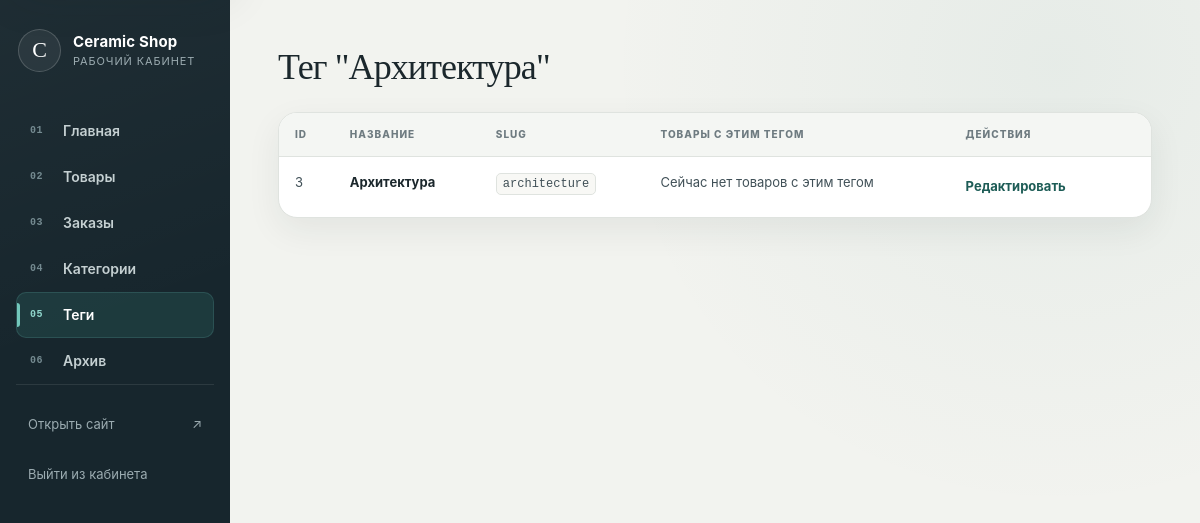
The page /admin/tags/tag_detail/architecture (signed in) on the database its author committed.
### tables this page shows
CREATE TABLE tags (
            id INTEGER PRIMARY KEY AUTOINCREMENT,
            name TEXT NOT NULL UNIQUE,
            slug TEXT NOT NULL UNIQUE
        );

### routes/admin/tags.py (the view)
@admin_bp.route("/admin/tags/tag_detail/<tag_slug>")
def tag_details(tag_slug):
    tag = get_tag_by_slug(tag_slug)
    if not tag:
        flash("Тег не найден", "error")
        return redirect(url_for("admin.admin_tags_route"))
    products = get_products_by_tag_slug(tag_slug, only_visible=False)
    return render_template("admin/tag_details.html", tag=tag, products=products)

### database/connection.py (called while the page is built)
def get_db_connection():
    database_path = current_app.config["DATABASE"]
    conn = sqlite3.connect(database_path)
    conn.execute("PRAGMA foreign_keys = ON")
    conn.row_factory = sqlite3.Row
    return conn

### database/products.py (called while the page is built)
def get_products_by_tag_slug(tag_slug, only_visible=True):
    conn = get_db_connection()
    query = """
        SELECT
            products.*,
            categories.name AS category_name,
            categories.slug AS category_slug
        FROM tags
        JOIN product_tags
            ON tags.id = product_tags.tag_id
        JOIN products
            ON product_tags.product_id = products.id
        LEFT JOIN categories
            ON products.category_id = categories.id
        WHERE tags.slug = ?
    """
    params = [tag_slug]
    if only_visible:
        query += """
            AND products.is_visible = 1
            AND products.is_archived = 0
        """
    query += " ORDER BY products.name"
    products = conn.execute(query, params).fetchall()
    conn.close()
    return products

### database/tags.py (called while the page is built)
def get_tag_by_slug(tag_slug):
    conn = get_db_connection()
    tag = conn.execute("SELECT * FROM tags WHERE slug = ?", (tag_slug,)).fetchone()
    conn.close()
    return tag

### routes/admin/auth.py (called while the page is built)
@admin_bp.before_request
def require_admin_login():
    allowed_endpoints = {
        'admin.login'
    }
    if request.endpoint in allowed_endpoints:
        return
    if session.get('is_admin'):
        return
    flash('Сначала войдите в админку', 'error')
    return redirect(url_for('admin.login'))

### services/cart_service.py (called while the page is built)
def get_cart(session):
    return session.get("cart", {})

def get_cart_count(session):
    cart = get_cart(session)
    return sum(cart.values())

### services/csrf_service.py (called while the page is built)
def get_csrf_token():
    if "csrf_token" not in session:
        session["csrf_token"] = secrets.token_urlsafe(32)
    return session["csrf_token"]

### templates/admin/tag_details.html
{% extends 'admin/base.html' %}
{% block content %}
	<h1 class="admin-page-title">Тег "{{ tag.name }}"</h1>
	<div class="admin-table-wrapper">
		<table class="admin-table">
			<thead>
				<tr>
					<th>ID</th>
					<th>Название</th>
					<th>Slug</th>
					<th>Товары с этим тегом</th>
					<th>Действия</th>
				</tr>
			</thead>
			<tbody>
				<tr>
					<td data-label="ID">{{ tag.id }}</td>
					<td data-label="Название"><strong>{{ tag.name }}</strong></td>
					<td data-label="Slug"><code class="admin-slug">{{ tag.slug }}</code></td>
					<td data-label="Товары с тегом">
						{% if products %}
							{% for product in products %}
								<div class="tag-products">
									{{ loop.index }}. {{ product.name }}
								</div>
							{% endfor %}
						{% else %}
							Сейчас нет товаров с этим тегом
						{% endif %}
					</td>
					<td data-label="Действия">
						<div class="admin-row-actions">
							<a href="{{ url_for('admin.edit_tag_route', tag_slug=tag.slug) }}">Редактировать</a>
						</div>
					</td>
				</tr>
			</tbody>
		</table>
	</div>
{% endblock %}

### static/css/admin.css (style rules this page uses)
:root { color-scheme: light; --admin-sidebar-width: 264px; --admin-content-width: 1540px; --admin-ink: #1b272c; --admin-ink-soft: #405057; --admin-muted: #6e7b80; --admin-faint: #98a2a6; --admin-canvas: #f2f3ef; --admin-surface: #ffffff; --admin-surface-soft: #f8f8f5; --admin-line: #dfe3df; --admin-line-strong: #cbd1cd; --admin-sidebar: #17262d; --admin-sidebar-soft: #22363e; --admin-sidebar-text: #edf2ef; --admin-sidebar-muted: #9babb0; --admin-accent: #28766e; --admin-accent-dark: #1d5c56; --admin-accent-soft: #e3f1ee; --admin-clay: #b65e43; --admin-clay-dark: #8f422f; --admin-clay-soft: #f8e8e1; --admin-success: #267055; --admin-success-soft: #e2f2e9; --admin-warning: #916019; --admin-warning-soft: #fbefd8; --admin-danger: #a33e3e; --admin-danger-soft: #fae5e4; --admin-info: #35618a; --admin-info-soft: #e7eff8; --admin-radius-sm: 8px; --admin-radius: 13px; --admin-radius-lg: 19px; --admin-shadow-sm: 0 1px 2px rgba(23, 38, 45, 0.05); --admin-shadow: 0 12px 34px rgba(23, 38, 45, 0.07); --admin-shadow-raised: 0 18px 48px rgba(23, 38, 45, 0.12); --admin-speed: 160ms; }
*, *::before, *::after { box-sizing: border-box; }
html { min-width: 320px; scroll-behavior: smooth; }
.admin-body { min-width: 320px; min-height: 100vh; margin: 0; overflow-x: hidden; background: radial-gradient(circle at 88% 8%, rgba(40, 118, 110, 0.06), transparent 28rem), var(--admin-canvas); color: var(--admin-ink); font-family: Inter, ui-sans-serif, -apple-system, BlinkMacSystemFont, "Segoe UI", Roboto, Helvetica, Arial, sans-serif; font-size: 15px; line-height: 1.55; text-rendering: optimizeLegibility; -webkit-font-smoothing: antialiased; }
a { color: var(--admin-accent-dark); text-underline-offset: 3px; }
.admin-page-title { max-width: 900px; margin: 0 0 25px; color: var(--admin-ink); font-family: Georgia, "Times New Roman", serif; font-size: clamp(31px, 3vw, 46px); font-weight: 500; letter-spacing: -0.025em; line-height: 1.08; }
.admin-order-id, .admin-slug { padding: 3px 6px; border: 1px solid var(--admin-line); border-radius: 5px; background: var(--admin-surface-soft); color: var(--admin-ink-soft); font-family: ui-monospace, SFMono-Regular, Menlo, Monaco, Consolas, monospace; font-size: 12px; }
.admin-row-actions { display: flex; min-width: 130px; flex-wrap: wrap; align-items: center; gap: 7px 12px; }
.admin-row-actions > a, .admin-link-button { display: inline-flex; align-items: center; min-height: 30px; padding: 2px 0; border: 0; border-bottom: 1px solid transparent; background: transparent; color: var(--admin-accent-dark); font-size: 13px; font-weight: 720; line-height: 1.25; text-decoration: none; transition: border-color var(--admin-speed) ease, color var(--admin-speed) ease; }
.admin-table-wrapper { width: 100%; overflow-x: auto; border: 1px solid var(--admin-line); border-radius: var(--admin-radius-lg); background: var(--admin-surface); box-shadow: var(--admin-shadow); scrollbar-color: #b9c3bf transparent; scrollbar-width: thin; }
.admin-table { width: 100%; min-width: 680px; border-collapse: separate; border-spacing: 0; color: var(--admin-ink-soft); }
.admin-table th, .admin-table td { padding: 15px 16px; border-bottom: 1px solid var(--admin-line); text-align: left; vertical-align: top; }
.admin-table th { position: sticky; z-index: 2; top: 0; background: #f4f6f3; color: var(--admin-muted); font-size: 10px; font-weight: 800; letter-spacing: 0.1em; line-height: 1.3; text-transform: uppercase; white-space: nowrap; }
.admin-table tbody tr { transition: background-color var(--admin-speed) ease; }
.admin-table tbody tr:last-child td { border-bottom: 0; }
.admin-table td { font-size: 13px; }
.admin-table td > strong { color: var(--admin-ink); font-weight: 730; }
@media (max-width: 1240px) { :root { --admin-sidebar-width: 230px; } }

### rows shown on the page
tags: name "Архитектура", id "3", slug "architecture"
